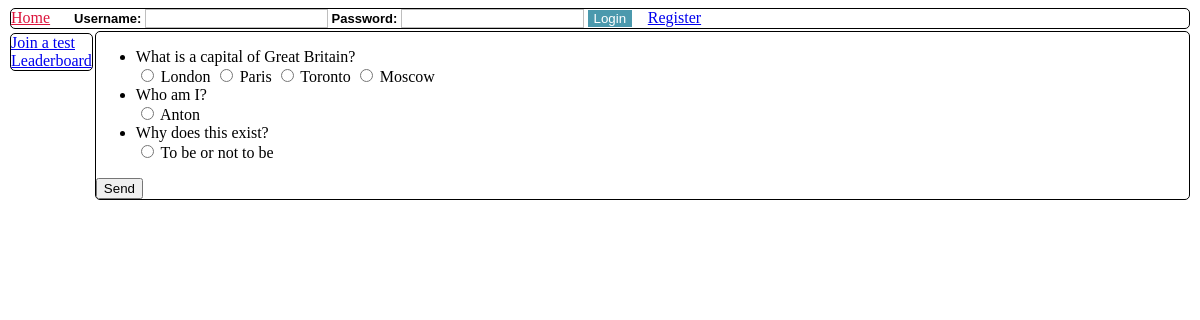
The app's page /play/1 with its own data.
### orm.py (models this page shows)
class BaseModel(Model):
    class Meta:
        database = db

class Question(BaseModel):
    number = IntegerField()
    content = TextField()
    correct_answer = IntegerField()
    test = ForeignKeyField(Test, backref="questions")

class Answer(BaseModel):
    number = IntegerField()
    content = TextField()
    question = ForeignKeyField(Question, backref="answers")

### app.py (the view)
@app.route('/play/<int:ident>')
def page_list_test(ident):
    with db.atomic():
        questions = Test.get_by_id(ident).questions
    return render_template("p_user_test_take.html", model=questions, id=ident)

### app.py (called while the page is built)
@app.before_request
def before_request():
    db.connect()

@app.after_request
def after_request(response):
    db.close()
    return response

### templates/p_user_test_take.html
{% extends "t_base.html" %}
{% block content %}
    <div class="left">
        <form method="post" action="{{ url_for('action_eval_test', ident=id) }}">
            <ul>
            {% for i in model %}
                <li>
                    {{ i.content }} <br>
                    {% for j in i.answers %}
                        <label><input type="radio" name="q{{ i.number }}" value="{{ j.number }}"> {{ j.content }}  </label>
                    {% endfor %}
                </li>
            {% endfor %}
            </ul>
            <input type="submit" value="Send">
        </form>
    </div>
{% endblock %}

### records on screen
Question: content "What is a capital of Great Britain?"
Answer: content "London"
Answer: content "Paris"
Answer: content "Toronto"
Answer: content "Moscow"
Question: content "Who am I?"
Answer: content "Anton"
Question: content "Why does this exist?"
Answer: content "To be or not to be"
